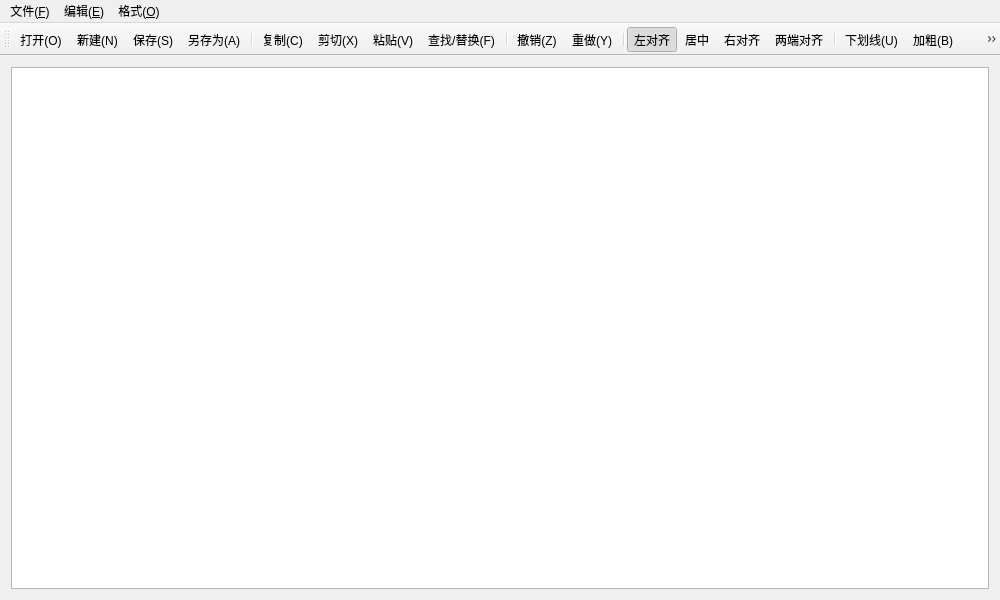
<?xml version="1.0" encoding="UTF-8"?>
<ui version="4.0">
 <class>TextEditor</class>
 <widget class="QMainWindow" name="TextEditor">
  <property name="geometry">
   <rect>
    <x>0</x>
    <y>0</y>
    <width>1000</width>
    <height>600</height>
   </rect>
  </property>
  <property name="windowTitle">
   <string>TextEditor</string>
  </property>
  <widget class="QWidget" name="centralWidget">
   <layout class="QGridLayout" name="gridLayout">
    <item row="0" column="0">
     <widget class="Edit" name="textEdit"/>
    </item>
   </layout>
  </widget>
  <widget class="QToolBar" name="toolBar">
   <property name="windowTitle">
    <string>toolBar</string>
   </property>
   <attribute name="toolBarArea">
    <enum>TopToolBarArea</enum>
   </attribute>
   <attribute name="toolBarBreak">
    <bool>false</bool>
   </attribute>
   <addaction name="action_Open"/>
   <addaction name="action_New"/>
   <addaction name="action_Save"/>
   <addaction name="action_SavaAs"/>
   <addaction name="separator"/>
   <addaction name="action_Copy"/>
   <addaction name="action_Cut"/>
   <addaction name="action_Paste"/>
   <addaction name="action_Find"/>
   <addaction name="separator"/>
   <addaction name="action_Undo"/>
   <addaction name="action_Y"/>
   <addaction name="separator"/>
   <addaction name="action_Left"/>
   <addaction name="action_Center"/>
   <addaction name="action_Right"/>
   <addaction name="action_Just"/>
   <addaction name="separator"/>
   <addaction name="action_Underline"/>
   <addaction name="action_Bold"/>
   <addaction name="action_Italic"/>
   <addaction name="action_Font"/>
  </widget>
  <widget class="QMenuBar" name="menuBar">
   <property name="geometry">
    <rect>
     <x>0</x>
     <y>0</y>
     <width>1000</width>
     <height>26</height>
    </rect>
   </property>
   <widget class="QMenu" name="menu_F">
    <property name="title">
     <string>文件(&amp;F)</string>
    </property>
    <addaction name="action_New"/>
    <addaction name="action_Open"/>
    <addaction name="separator"/>
    <addaction name="action_Save"/>
    <addaction name="action_SavaAs"/>
   </widget>
   <widget class="QMenu" name="menu">
    <property name="title">
     <string>编辑(&amp;E)</string>
    </property>
    <addaction name="action_Undo"/>
    <addaction name="action_Y"/>
    <addaction name="separator"/>
    <addaction name="action_Cut"/>
    <addaction name="action_Copy"/>
    <addaction name="action_Paste"/>
    <addaction name="action_selectAll"/>
    <addaction name="separator"/>
    <addaction name="action_Find"/>
   </widget>
   <widget class="QMenu" name="menu_2">
    <property name="title">
     <string>格式(&amp;O)</string>
    </property>
    <widget class="QMenu" name="menu_F_3">
     <property name="title">
      <string>字体(&amp;F)</string>
     </property>
     <addaction name="action_Bold"/>
     <addaction name="action_Italic"/>
     <addaction name="action_Underline"/>
     <addaction name="action_Font"/>
    </widget>
    <widget class="QMenu" name="menu_P">
     <property name="title">
      <string>段落(&amp;P)</string>
     </property>
     <addaction name="action_Left"/>
     <addaction name="action_Right"/>
     <addaction name="action_Center"/>
     <addaction name="action_Just"/>
    </widget>
    <addaction name="menu_F_3"/>
    <addaction name="menu_P"/>
    <addaction name="action_Color"/>
   </widget>
   <addaction name="menu_F"/>
   <addaction name="menu"/>
   <addaction name="menu_2"/>
  </widget>
  <action name="action_New">
   <property name="icon">
    <iconset resource="myresorces.qrc">
     <normaloff>:/myImages/rsc/new.png</normaloff>:/myImages/rsc/new.png</iconset>
   </property>
   <property name="text">
    <string>新建(&amp;N)</string>
   </property>
  </action>
  <action name="action_Open">
   <property name="icon">
    <iconset resource="myresorces.qrc">
     <normaloff>:/myImages/rsc/open.png</normaloff>:/myImages/rsc/open.png</iconset>
   </property>
   <property name="text">
    <string>打开(&amp;O)</string>
   </property>
  </action>
  <action name="action_Close">
   <property name="icon">
    <iconset resource="myresorces.qrc">
     <normaloff>:/myImages/rsc/close.png</normaloff>:/myImages/rsc/close.png</iconset>
   </property>
   <property name="text">
    <string>关闭(&amp;C)</string>
   </property>
  </action>
  <action name="action_Save">
   <property name="icon">
    <iconset resource="myresorces.qrc">
     <normaloff>:/myImages/rsc/save.png</normaloff>:/myImages/rsc/save.png</iconset>
   </property>
   <property name="text">
    <string>保存(&amp;S)</string>
   </property>
   <property name="shortcut">
    <string>Ctrl+S</string>
   </property>
  </action>
  <action name="action_SavaAs">
   <property name="icon">
    <iconset resource="myresorces.qrc">
     <normaloff>:/myImages/rsc/saveas.png</normaloff>:/myImages/rsc/saveas.png</iconset>
   </property>
   <property name="text">
    <string>另存为(&amp;A)</string>
   </property>
  </action>
  <action name="action_Exit">
   <property name="icon">
    <iconset resource="myresorces.qrc">
     <normaloff>:/myImages/rsc/close.png</normaloff>:/myImages/rsc/close.png</iconset>
   </property>
   <property name="text">
    <string>退出(&amp;X)</string>
   </property>
  </action>
  <action name="action_Undo">
   <property name="checkable">
    <bool>false</bool>
   </property>
   <property name="icon">
    <iconset resource="myresorces.qrc">
     <normaloff>:/myImages/rsc/undo.png</normaloff>:/myImages/rsc/undo.png</iconset>
   </property>
   <property name="text">
    <string>撤销(&amp;Z)</string>
   </property>
   <property name="shortcut">
    <string>Ctrl+Z</string>
   </property>
  </action>
  <action name="action_Cut">
   <property name="icon">
    <iconset resource="myresorces.qrc">
     <normaloff>:/myImages/rsc/cut.png</normaloff>:/myImages/rsc/cut.png</iconset>
   </property>
   <property name="text">
    <string>剪切(&amp;X)</string>
   </property>
   <property name="shortcut">
    <string>Ctrl+X</string>
   </property>
  </action>
  <action name="action_Copy">
   <property name="icon">
    <iconset resource="myresorces.qrc">
     <normaloff>:/myImages/rsc/copy.png</normaloff>:/myImages/rsc/copy.png</iconset>
   </property>
   <property name="text">
    <string>复制(&amp;C)</string>
   </property>
   <property name="shortcut">
    <string>Ctrl+C</string>
   </property>
  </action>
  <action name="action_Paste">
   <property name="icon">
    <iconset resource="myresorces.qrc">
     <normaloff>:/myImages/rsc/paste.png</normaloff>:/myImages/rsc/paste.png</iconset>
   </property>
   <property name="text">
    <string>粘贴(&amp;V)</string>
   </property>
   <property name="shortcut">
    <string>Ctrl+V</string>
   </property>
  </action>
  <action name="action_Find">
   <property name="icon">
    <iconset resource="myresorces.qrc">
     <normaloff>:/myImages/rsc/find.png</normaloff>:/myImages/rsc/find.png</iconset>
   </property>
   <property name="text">
    <string>查找/替换(&amp;F)</string>
   </property>
   <property name="shortcut">
    <string>Ctrl+F</string>
   </property>
  </action>
  <action name="action_Help">
   <property name="icon">
    <iconset resource="myresorces.qrc">
     <normaloff>:/myImages/rsc/help.png</normaloff>:/myImages/rsc/help.png</iconset>
   </property>
   <property name="text">
    <string>关于</string>
   </property>
  </action>
  <action name="action_Bold">
   <property name="checkable">
    <bool>true</bool>
   </property>
   <property name="checked">
    <bool>false</bool>
   </property>
   <property name="icon">
    <iconset resource="myresorces.qrc">
     <normaloff>:/myImages/rsc/bold.png</normaloff>:/myImages/rsc/bold.png</iconset>
   </property>
   <property name="text">
    <string>加粗(&amp;B)</string>
   </property>
   <property name="shortcut">
    <string>Ctrl+B</string>
   </property>
  </action>
  <action name="action_Italic">
   <property name="checkable">
    <bool>true</bool>
   </property>
   <property name="checked">
    <bool>false</bool>
   </property>
   <property name="icon">
    <iconset resource="myresorces.qrc">
     <normaloff>:/myImages/rsc/i.png</normaloff>:/myImages/rsc/i.png</iconset>
   </property>
   <property name="text">
    <string>倾斜(&amp;I)</string>
   </property>
   <property name="shortcut">
    <string>Ctrl+I</string>
   </property>
  </action>
  <action name="action_Underline">
   <property name="checkable">
    <bool>true</bool>
   </property>
   <property name="icon">
    <iconset resource="myresorces.qrc">
     <normaloff>:/myImages/rsc/underline.png</normaloff>:/myImages/rsc/underline.png</iconset>
   </property>
   <property name="text">
    <string>下划线(U)</string>
   </property>
   <property name="shortcut">
    <string>Ctrl+U</string>
   </property>
  </action>
  <action name="action_Left">
   <property name="checkable">
    <bool>true</bool>
   </property>
   <property name="checked">
    <bool>true</bool>
   </property>
   <property name="icon">
    <iconset resource="myresorces.qrc">
     <normaloff>:/myImages/rsc/left.png</normaloff>:/myImages/rsc/left.png</iconset>
   </property>
   <property name="text">
    <string>左对齐</string>
   </property>
  </action>
  <action name="action_Right">
   <property name="checkable">
    <bool>true</bool>
   </property>
   <property name="icon">
    <iconset resource="myresorces.qrc">
     <normaloff>:/myImages/rsc/right.png</normaloff>:/myImages/rsc/right.png</iconset>
   </property>
   <property name="text">
    <string>右对齐</string>
   </property>
  </action>
  <action name="action_Center">
   <property name="checkable">
    <bool>true</bool>
   </property>
   <property name="icon">
    <iconset resource="myresorces.qrc">
     <normaloff>:/myImages/rsc/middle.png</normaloff>:/myImages/rsc/middle.png</iconset>
   </property>
   <property name="text">
    <string>居中</string>
   </property>
  </action>
  <action name="action_Color">
   <property name="icon">
    <iconset resource="myresorces.qrc">
     <normaloff>:/myImages/rsc/color.png</normaloff>:/myImages/rsc/color.png</iconset>
   </property>
   <property name="text">
    <string>颜色</string>
   </property>
  </action>
  <action name="action_Font">
   <property name="icon">
    <iconset resource="myresorces.qrc">
     <normaloff>:/myImages/rsc/size.png</normaloff>:/myImages/rsc/size.png</iconset>
   </property>
   <property name="text">
    <string>设置字体</string>
   </property>
  </action>
  <action name="action_Just">
   <property name="checkable">
    <bool>true</bool>
   </property>
   <property name="icon">
    <iconset resource="myresorces.qrc">
     <normaloff>:/myImages/rsc/just.png</normaloff>:/myImages/rsc/just.png</iconset>
   </property>
   <property name="text">
    <string>两端对齐</string>
   </property>
  </action>
  <action name="action_Y">
   <property name="icon">
    <iconset resource="myresorces.qrc">
     <normaloff>:/myImages/rsc/redo.png</normaloff>:/myImages/rsc/redo.png</iconset>
   </property>
   <property name="text">
    <string>重做(&amp;Y)</string>
   </property>
   <property name="toolTip">
    <string>重做(Y)</string>
   </property>
   <property name="shortcut">
    <string>Ctrl+Y</string>
   </property>
  </action>
  <action name="action_selectAll">
   <property name="icon">
    <iconset resource="myresorces.qrc">
     <normaloff>:/myImages/rsc/selectall.png</normaloff>:/myImages/rsc/selectall.png</iconset>
   </property>
   <property name="text">
    <string>全选(&amp;A)</string>
   </property>
   <property name="toolTip">
    <string>全选(A)</string>
   </property>
   <property name="shortcut">
    <string>Ctrl+A</string>
   </property>
  </action>
 </widget>
 <layoutdefault spacing="6" margin="11"/>
 <customwidgets>
  <customwidget>
   <class>Edit</class>
   <extends>QTextEdit</extends>
   <header>edit.h</header>
  </customwidget>
 </customwidgets>
 <resources>
  <include location="myresorces.qrc"/>
 </resources>
 <connections/>
</ui>
